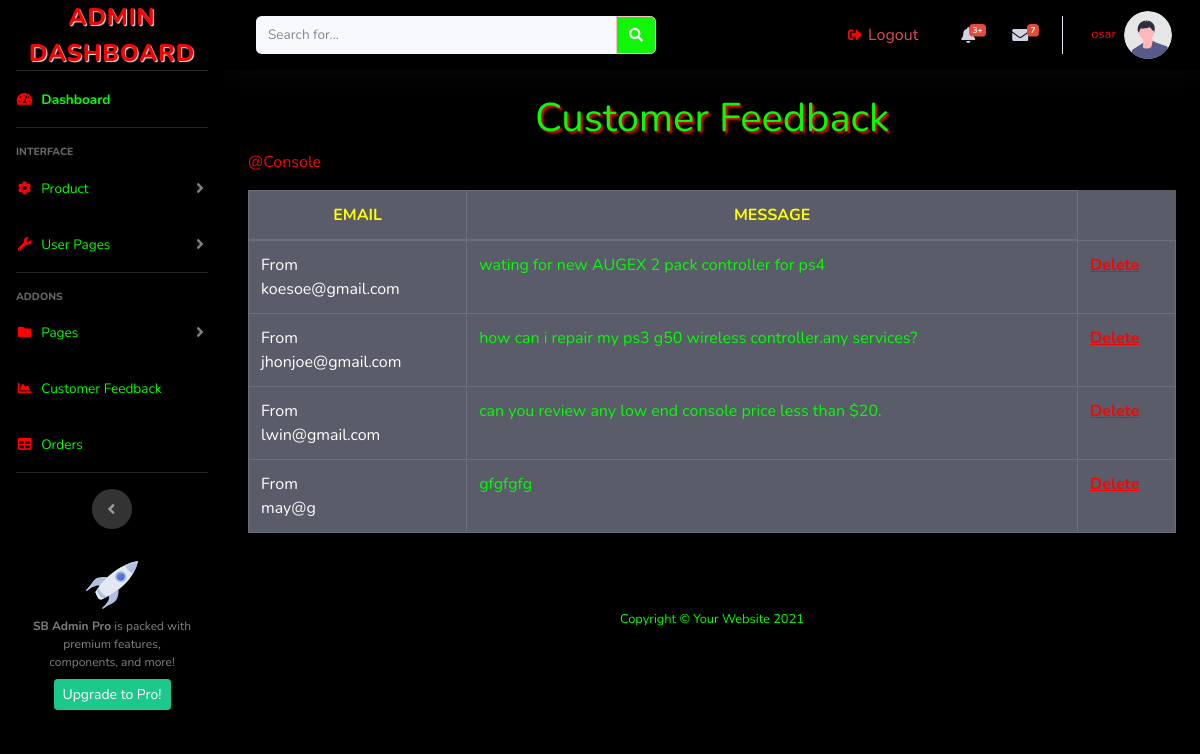
Page /feedback.php (signed in) on the committed database.
### tables this page shows
CREATE TABLE `contact` (
  `contact_id` int(233) NOT NULL,
  `email` varchar(233) NOT NULL,
  `message` varchar(233) NOT NULL
);

### feedback.php (the view, shortened to what this page needs)
<?php
require_once "connection.php";
?>
<!DOCTYPE html>
<html lang="en">
<head>
    <link href="vendor/fontawesome-free/css/all.min.css" rel="stylesheet" type="text/css">
    <link href="sb-admin-2.css" rel="stylesheet">
</head>
<body id="page-top">
    <div id="wrapper">
        <ul class="navbar-nav bg-gradient-primary sidebar sidebar-dark accordion" id="accordionSidebar">
            <a class="sidebar-brand d-flex align-items-center justify-content-center" href="dashboard.php">
                <div class="sidebar-brand-text mx-3">Admin Dashboard </div>
            </a>
            <hr class="sidebar-divider my-0">
            <li class="nav-item active">
                <a class="nav-link" href="adminlist.php">
                    <i class="fas fa-fw fa-tachometer-alt"></i>
                    <span>Dashboard</span></a>
            </li>
            <hr class="sidebar-divider">
            <div class="sidebar-heading">
                Interface
            </div>
            <li class="nav-item">
                <a class="nav-link collapsed" href="#" data-toggle="collapse" data-target="#collapseTwo"
                    aria-expanded="true" aria-controls="collapseTwo">
                    <i class="fas fa-fw fa-cog"></i>
                    <span>Product</span>
                </a>
            </li>
            <li class="nav-item">
                <a class="nav-link collapsed" href="#" data-toggle="collapse" data-target="#collapseUtilities"
                    aria-expanded="true" aria-controls="collapseUtilities">
                    <i class="fas fa-fw fa-wrench"></i>
                    <span>User Pages</span>
                </a>
            </li>
            <hr class="sidebar-divider">
            <div class="sidebar-heading">
                Addons
            </div>
            <li class="nav-item">
                <a class="nav-link collapsed" href="#" data-toggle="collapse" data-target="#collapsePages"
                    aria-expanded="true" aria-controls="collapsePages">
                    <i class="fas fa-fw fa-folder"></i>
                    <span>Pages</span>
                </a>
            </li>
            <li class="nav-item">
                <a class="nav-link" href="feedback.php">
                    <i class="fas fa-fw fa-chart-area"></i>
                    <span>Customer Feedback</span></a>
            </li>
            <li class="nav-item">
                <a class="nav-link" href="orderlist.php">
                    <i class="fas fa-fw fa-table"></i>
                    <span>Orders</span></a>
            </li>
            <hr class="sidebar-divider d-none d-md-block">
            <div class="text-center d-none d-md-inline">
                <button class="rounded-circle border-0" id="sidebarToggle"></button>
            </div>
            <div class="sidebar-card d-none d-lg-flex">
                <img class="sidebar-card-illustration mb-2" src="img/undraw_rocket.svg" alt="...">
                <p class="text-center mb-2"><strong>SB Admin Pro</strong> is packed with premium features, components, and more!</p>
                <a class="btn btn-success btn-sm" href="https://startbootstrap.com/theme/sb-admin-pro">Upgrade to Pro!</a>
            </div>
        </ul>
        <div id="content-wrapper" class="d-flex flex-column">
            <div id="content">
                <nav class="navbar navbar-expand navbar-light bg-white topbar mb-4 static-top shadow">
                    <form
                        class="d-none d-sm-inline-block form-inline mr-auto ml-md-3 my-2 my-md-0 mw-100 navbar-search">
                        <div class="input-group">
                            <input type="text" class="form-control bg-light border-0 small" placeholder="Search for..."
                                aria-label="Search" aria-describedby="basic-addon2">
                            <div class="input-group-append">
                                <button class="btn btn-primary" type="button">
                                    <i class="fas fa-search fa-sm"></i>
                                </button>
                            </div>
                        </div>
                    </form>
                    <ul class="navbar-nav ml-auto">
                        <a class="dropdown-item" href="logout.php">
                                    <i class="fas fa-sign-out-alt fa-sm fa-fw mt-4 text-gray-400"></i>
                                    Logout
                                </a>
                        <li class="nav-item dropdown no-arrow mx-1">
                            <a class="nav-link dropdown-toggle" href="#" id="alertsDropdown" role="button"
                                data-toggle="dropdown" aria-haspopup="true" aria-expanded="false">
                                <i class="fas fa-bell fa-fw"></i>
                                <span class="badge badge-danger badge-counter">3+</span>
                            </a>
                        </li>
                        <li class="nav-item dropdown no-arrow mx-1">
                            <a class="nav-link dropdown-toggle" href="#" id="messagesDropdown" role="button"
                                data-toggle="dropdown" aria-haspopup="true" aria-expanded="false">
                                <i class="fas fa-envelope fa-fw"></i>
                                <span class="badge badge-danger badge-counter">7</span>
                            </a>
                        </li>
                        <li class="nav-item dropdown no-arrow">
                            <a class="nav-link dropdown-toggle" href="#" id="userDropdown" role="button"
                                data-toggle="dropdown" aria-haspopup="true" aria-expanded="false">
                                <span class="mr-2 d-none d-lg-inline text-gray-600 small"><?php echo $_SESSION['name']; ?></span>
                                <img class="img-profile rounded-circle"
                                    src="img/undraw_profile.svg">
                            </a>
                        </li>
                    </ul>
                </nav>
                <div class="container">
                    <h1 class="he">Customer Feedback</h1>
                    <p class="pe">@Console</p>
                    <table class="table table-bordered table-dark table-hover">
                    <thead>
      <tr>
          <th>EMAIL</th>
          <th>MESSAGE</th>
      </tr>
    </thead>
    <tbody>
    <?php
   $sqlfeed="SELECT * FROM `contact` " ;
   $resultfeed=mysqli_query($con,$sqlfeed);
   foreach($resultfeed as $feed){
?>
    <tr>
        <td class="email"><?php echo "From"."<br>".$feed['email'];   ?></td>
        <td><?php echo $feed['message'];  ?></td>
        <td><a href="feedback.php?feedback_delete=<?php echo $feed['contact_id'];   ?>" class="de"
        onclick="return confirm('Are you sure you want to delete this feedback?')">Delete</a></td>
    </tr>
   <?php
   }
   ?>
    </tbody>
  </table>
    </div>
<footer class="sticky-footer bg-white mt-5">
                <div class="container my-auto">
                    <div class="copyright text-center my-auto">
                        <span>Copyright &copy; Your Website 2021</span>
                    </div>
                </div>
            </footer>
</body>
</html>

### feedback.php (style rules this page uses)
* { margin: 0; padding: 0; box-sizing: border-box; text-decoration: none; }
body { background-color:black; }
.he { color: #00FF00; text-align: center; text-shadow: 2px 2px 2px red; }
.pe { color: red; }
table { border: 2px solid white; }
th { color: yellow; text-align:center; }
td { color: #00FF00; }
.de { color : red ; font-weight : bold; text-decoration : underline; }
.email { color:white; }

### rows in the picture
contact: email "koesoe@gmail.com", message "wating for new AUGEX 2 pack controller for ps4"
contact: email "jhonjoe@gmail.com", message "how can i repair my ps3 g50 wireless controller.any services?"
contact: email "lwin@gmail.com", message "can you review any low end console price less than $20."
contact: email "may@g", message "gfgfgfg"

### other values in the picture
$_SESSION['name'] "osar"
